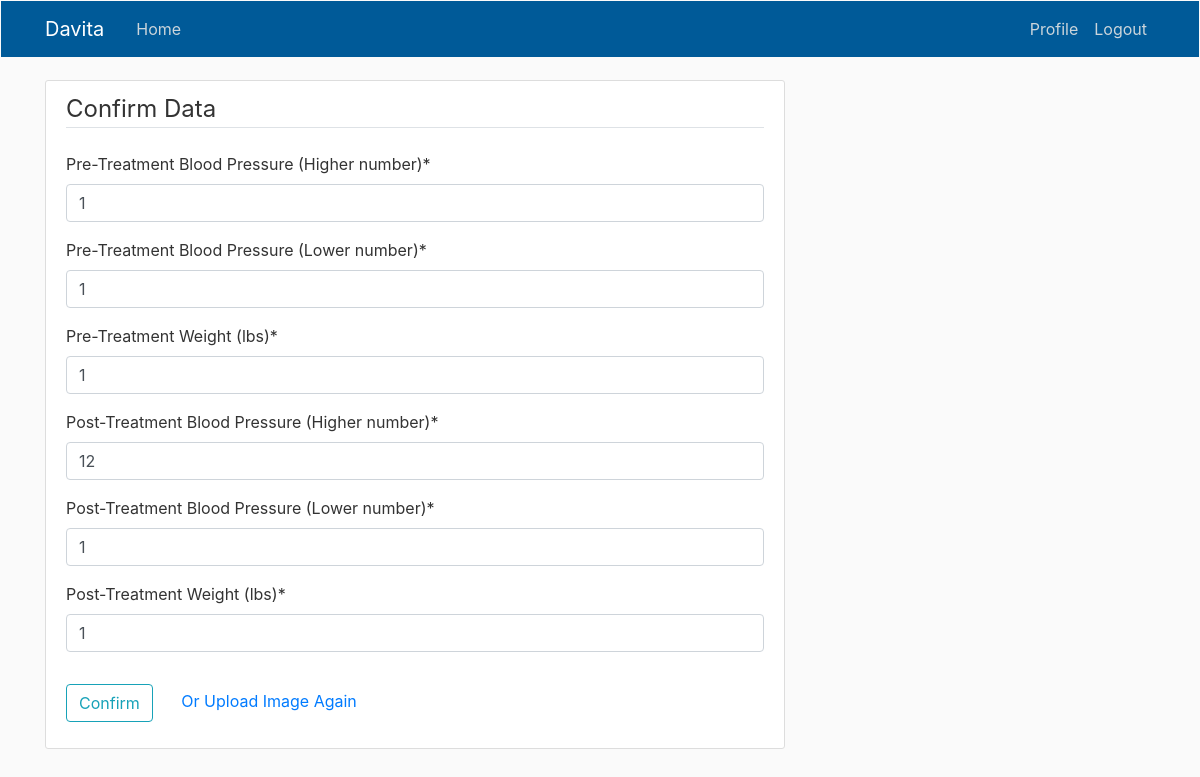
/confirm/57/ (signed in), run on the app's committed database.
### data/models.py (models this page shows, shortened)
class Entry(models.Model):
	user = models.ForeignKey(User, on_delete=models.DO_NOTHING)
	pre_bp_sys = models.IntegerField()
	pre_bp_dia = models.IntegerField()
	pre_weight = models.IntegerField()
	post_bp_sys = models.IntegerField()
	post_bp_dia = models.IntegerField()
	post_weight = models.IntegerField()
	date_created = models.DateTimeField(editable=False)

### data/views.py (the view)
# urls.py: path('confirm/<int:id>/', views.confirm, name='confirm'),
@login_required
def confirm(request, id):
	entry = get_object_or_404(Entry,id=id, user=request.user)
	form = EntryForm(instance=entry)
	return render(request,'data/enter_data.html',{'form':form,'confirm':True,'id':id})

### data/forms.py
class EntryForm(ModelForm):
	class Meta:
		model = Entry
		exclude = ('user', 'date_created','num',)
		fields = ['pre_bp_sys','pre_bp_dia','pre_weight','post_bp_sys','post_bp_dia','post_weight']
		labels = {'pre_bp_sys': 'Pre-Treatment Blood Pressure (Higher number)','pre_bp_dia':'Pre-Treatment Blood Pressure (Lower number)',
		'pre_weight': 'Pre-Treatment Weight (lbs)','post_bp_sys': 'Post-Treatment Blood Pressure (Higher number)',
		'post_bp_dia': 'Post-Treatment Blood Pressure (Lower number)','post_weight': 'Post-Treatment Weight (lbs)'}

### data/templates/data/enter_data.html (shortened to what this page needs)
{% extends "davita/base.html" %}
{% load crispy_forms_tags%}
{% block content%}
<div class="content-section col-md-8">
	<form method="POST">
		<fieldset class="form-group">
			{% if not confirm%}
			<legend class="border-bottom mb-4">Enter Data</legend>
			{% else %}
			<legend class="border-bottom mb-4">Confirm Data</legend>
			{% endif %}
			{{ form|crispy }}
		</fieldset>
		<div class="form-group">
			{% if not confirm%}
			<button class="btn btn-outline-info" type="submit" formaction="/submit/">Submit</button>
			<a class="ml-4" href="/upload/">
				Or Upload Image
			</a>
			{% else %}
			<button class="btn btn-outline-info" type="submit" formaction="/submit/{{id}}/">Confirm</button>
			<a class="ml-4" href="/upload/">
				Or Upload Image Again
			</a>
			{% endif %}
		</div>
	</form>
</div>
{% endblock content %}

### static/davita/main.css (style rules this page uses)
body { background: #fafafa; color: #333333; margin-top: 5rem; }
.content-section { background: #ffffff; padding: 10px 20px; border: 1px solid #dddddd; border-radius: 3px; margin-bottom: 20px; }

### data on the page
Entry: pre_bp_sys "1", pre_bp_dia "1", pre_weight "1", post_bp_sys "12", post_bp_dia "1", post_weight "1"
